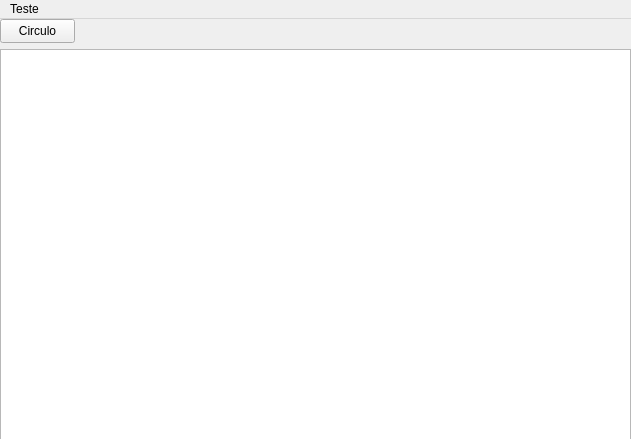
<?xml version="1.0" encoding="UTF-8"?>
<ui version="4.0">
 <class>DrawWindow</class>
 <widget class="QMainWindow" name="DrawWindow">
  <property name="geometry">
   <rect>
    <x>0</x>
    <y>0</y>
    <width>631</width>
    <height>439</height>
   </rect>
  </property>
  <property name="windowTitle">
   <string>Draw Window</string>
  </property>
  <widget class="QWidget" name="centralwidget">
   <widget class="QPushButton" name="pushButton">
    <property name="geometry">
     <rect>
      <x>0</x>
      <y>0</y>
      <width>75</width>
      <height>24</height>
     </rect>
    </property>
    <property name="text">
     <string>Circulo</string>
    </property>
   </widget>
   <widget class="QGraphicsView" name="graphicsView">
    <property name="geometry">
     <rect>
      <x>0</x>
      <y>30</y>
      <width>631</width>
      <height>391</height>
     </rect>
    </property>
   </widget>
  </widget>
  <widget class="QMenuBar" name="menubar">
   <property name="enabled">
    <bool>true</bool>
   </property>
   <property name="geometry">
    <rect>
     <x>0</x>
     <y>0</y>
     <width>631</width>
     <height>22</height>
    </rect>
   </property>
   <property name="defaultUp">
    <bool>false</bool>
   </property>
   <property name="nativeMenuBar">
    <bool>true</bool>
   </property>
   <widget class="QMenu" name="menuTeste">
    <property name="title">
     <string>Teste</string>
    </property>
   </widget>
   <addaction name="menuTeste"/>
  </widget>
 </widget>
 <resources/>
 <connections/>
</ui>
